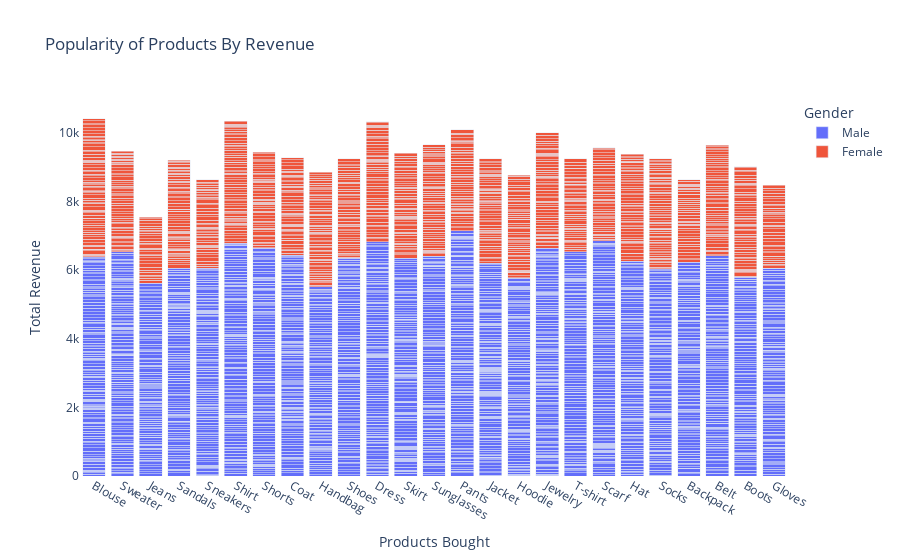

This figure's notebook cell:
### Code cell
# Plotly Bar Chart
fig = px.bar(data1, x='Item Purchased', y='Purchase Amount (USD)', color='Gender',
             title='Popularity of Products By Revenue', barmode='stack')

# Update layout of Plotly chart
fig.update_layout(
    xaxis_title='Products Bought',  # X-axis title
    yaxis_title='Total Revenue',  # Y-axis title
    plot_bgcolor='white',  # White background color
)

fig.show()   #Show Plotly chart


# Grouped data for Matplotlib chart
grouped_data = data1.groupby(['Item Purchased', 'Gender'])['Frequency of Purchases'].sum().unstack()
colours = ['lightcoral', 'blue']

# Plot grouped bar chart using Matplotlib
grouped_data.plot(kind='bar', figsize=(14, 7), color=colours, width=0.8)

# Show Matplotlib chart
plt.show()

### Figure 1 — Plotly figure (JSON) as saved in the notebook; plotly's stock layout.template omitted (floating-point values rounded to 4 significant figures; data arrays with more than 128 entries replaced by an {"elided": "..."} marker saying what was removed)
{"data": [{"alignmentgroup": "True", "hovertemplate": "Gender=Male<br>Item Purchased=%{x}<br>Purchase Amount (USD)=%{y}<extra></extra>", "legendgroup": "Male", "marker": {"color": "#636efa", "pattern": {"shape": ""}}, "name": "Male", "offsetgroup": "Male", "orientation": "v", "showlegend": true, "textposition": "auto", "type": "bar", "x": {"elided": "2652 str values"}, "xaxis": "x", "y": {"elided": "2652 int values"}, "yaxis": "y"}, {"alignmentgroup": "True", "hovertemplate": "Gender=Female<br>Item Purchased=%{x}<br>Purchase Amount (USD)=%{y}<extra></extra>", "legendgroup": "Female", "marker": {"color": "#EF553B", "pattern": {"shape": ""}}, "name": "Female", "offsetgroup": "Female", "orientation": "v", "showlegend": true, "textposition": "auto", "type": "bar", "x": {"elided": "1248 str values"}, "xaxis": "x", "y": {"elided": "1248 int values"}, "yaxis": "y"}], "layout": {"barmode": "stack", "legend": {"title": {"text": "Gender"}, "tracegroupgap": 0}, "plot_bgcolor": "white", "title": {"text": "Popularity of Products By Revenue"}, "xaxis": {"anchor": "y", "domain": [0, 1], "title": {"text": "Products Bought"}}, "yaxis": {"anchor": "x", "domain": [0, 1], "title": {"text": "Total Revenue"}}}}
